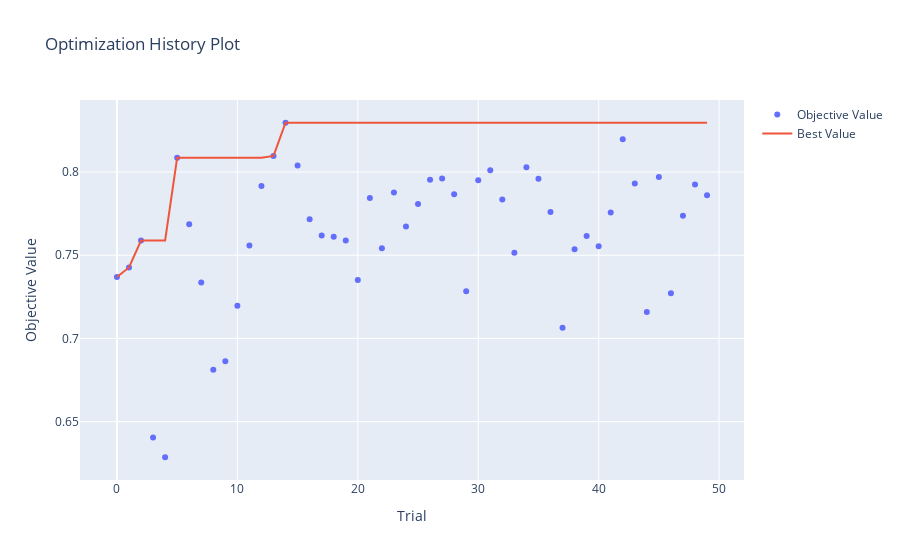
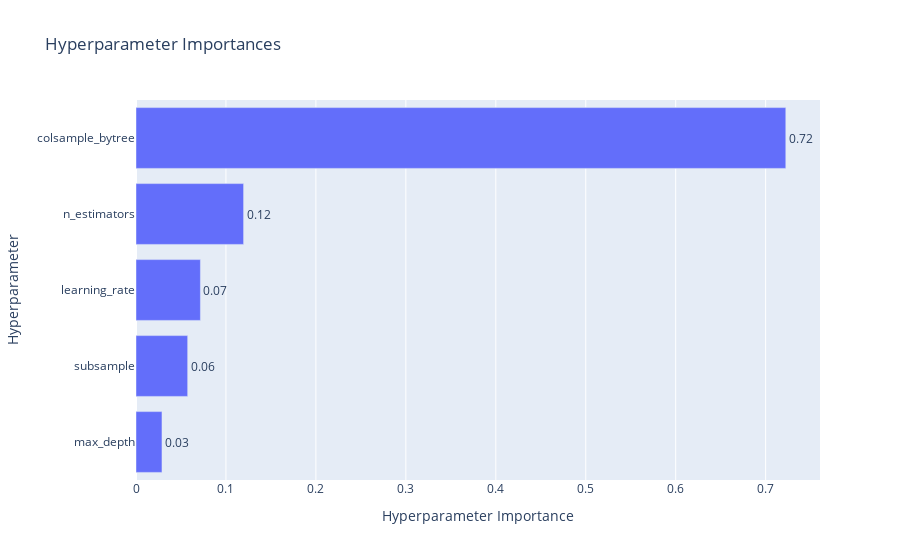

These figures' notebook cell, in order:
### Code cell
# --- 5. Οπτικοποίηση (προαιρετικά) ---
import optuna.visualization
optuna.visualization.plot_optimization_history(study).show()
optuna.visualization.plot_param_importances(study).show()

### Figure 1 — Plotly figure (JSON) as saved in the notebook; plotly's stock layout.template omitted (floating-point values rounded to 4 significant figures)
{"data": [{"mode": "markers", "name": "Objective Value", "type": "scatter", "x": [0, 1, 2, 3, 4, 5, 6, 7, 8, 9, 10, 11, 12, 13, 14, 15, 16, 17, 18, 19, 20, 21, 22, 23, 24, 25, 26, 27, 28, 29, 30, 31, 32, 33, 34, 35, 36, 37, 38, 39, 40, 41, 42, 43, 44, 45, 46, 47, 48, 49], "y": [0.7369, 0.7426, 0.7589, 0.6405, 0.6286, 0.8086, 0.7687, 0.7335, 0.6812, 0.6863, 0.7197, 0.7558, 0.7915, 0.8097, 0.8296, 0.804, 0.7716, 0.7619, 0.7611, 0.7589, 0.7352, 0.7844, 0.7543, 0.7878, 0.7673, 0.7807, 0.7954, 0.7962, 0.7866, 0.7283, 0.7951, 0.8012, 0.7836, 0.7515, 0.8029, 0.796, 0.776, 0.7064, 0.7536, 0.7616, 0.7554, 0.7757, 0.8196, 0.7932, 0.7159, 0.797, 0.7272, 0.7737, 0.7925, 0.7861]}, {"mode": "lines", "name": "Best Value", "type": "scatter", "x": [0, 1, 2, 3, 4, 5, 6, 7, 8, 9, 10, 11, 12, 13, 14, 15, 16, 17, 18, 19, 20, 21, 22, 23, 24, 25, 26, 27, 28, 29, 30, 31, 32, 33, 34, 35, 36, 37, 38, 39, 40, 41, 42, 43, 44, 45, 46, 47, 48, 49], "y": [0.7369, 0.7426, 0.7589, 0.7589, 0.7589, 0.8086, 0.8086, 0.8086, 0.8086, 0.8086, 0.8086, 0.8086, 0.8086, 0.8097, 0.8296, 0.8296, 0.8296, 0.8296, 0.8296, 0.8296, 0.8296, 0.8296, 0.8296, 0.8296, 0.8296, 0.8296, 0.8296, 0.8296, 0.8296, 0.8296, 0.8296, 0.8296, 0.8296, 0.8296, 0.8296, 0.8296, 0.8296, 0.8296, 0.8296, 0.8296, 0.8296, 0.8296, 0.8296, 0.8296, 0.8296, 0.8296, 0.8296, 0.8296, 0.8296, 0.8296]}, {"marker": {"color": "#cccccc"}, "mode": "markers", "name": "Infeasible Trial", "showlegend": false, "type": "scatter", "x": [], "y": []}], "layout": {"title": {"text": "Optimization History Plot"}, "xaxis": {"title": {"text": "Trial"}}, "yaxis": {"title": {"text": "Objective Value"}}}}

### Figure 2 — Plotly figure (JSON) as saved in the notebook; plotly's stock layout.template omitted (floating-point values rounded to 4 significant figures)
{"data": [{"cliponaxis": false, "hovertemplate": ["max_depth (IntDistribution): 0.028881855723320346<extra></extra>", "subsample (FloatDistribution): 0.05745840289219034<extra></extra>", "learning_rate (FloatDistribution): 0.07162156912378208<extra></extra>", "n_estimators (IntDistribution): 0.11962885866209208<extra></extra>", "colsample_bytree (FloatDistribution): 0.7224093135986152<extra></extra>"], "name": "Objective Value", "orientation": "h", "text": ["0.03", "0.06", "0.07", "0.12", "0.72"], "textposition": "outside", "type": "bar", "x": [0.02888, 0.05746, 0.07162, 0.1196, 0.7224], "y": ["max_depth", "subsample", "learning_rate", "n_estimators", "colsample_bytree"]}], "layout": {"title": {"text": "Hyperparameter Importances"}, "xaxis": {"title": {"text": "Hyperparameter Importance"}}, "yaxis": {"title": {"text": "Hyperparameter"}}}}
